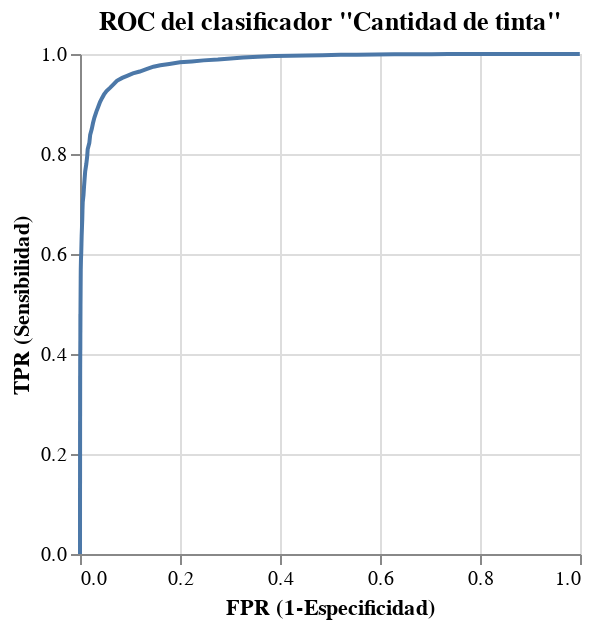

Notebook code cell kept with this figure:
### Code cell
roc3 = pd.DataFrame([calcular_TPR_FPR(umbral, cantidad_tinta) for umbral in np.linspace(cantidad_tinta.min(), cantidad_tinta.max(), 200)],
                   columns = ['TPR (Sensibilidad)', 'FPR (1-Especificidad)'])

alt.Chart(roc3, width=250, height=250, title = 'ROC del clasificador \"Cantidad de tinta\"').mark_line()\
            .encode( x = 'FPR (1-Especificidad):Q', y = 'TPR (Sensibilidad):Q',)

### Figure 1 — Vega-Lite specification as saved in the notebook (floating-point values rounded to 4 significant figures; data arrays with more than 128 entries replaced by an {"elided": "..."} marker saying what was removed)
{"config": {"view": {"continuousWidth": 400, "continuousHeight": 300}}, "data": {"name": "data-e887d4df9023c164ba13c6550ba07524"}, "mark": "line", "encoding": {"x": {"type": "quantitative", "field": "FPR (1-Especificidad)"}, "y": {"type": "quantitative", "field": "TPR (Sensibilidad)"}}, "height": 250, "title": "ROC del clasificador \"Cantidad de tinta\"", "width": 250, "$schema": "https://vega.github.io/schema/vega-lite/v4.8.1.json", "datasets": {"data-e887d4df9023c164ba13c6550ba07524": {"elided": "200 records"}}}
